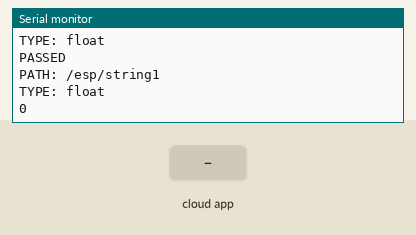
A sketch run on a simulated ESP8266 (NodeMCU). Parts: the last lines printed to the serial monitor. The test bench sets the inputs (shaded band). WiFi joins after 1.5 s; servers stay silent unless stated; the Firebase database answers and starts empty.

Above: at 2.7 s.
2.8 s: the phone or cloud app sets int1 to 1
At 3.59 s:
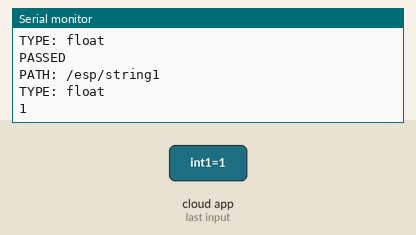
4.3 s: the phone or cloud app sets float1 to 25
At 4.71 s:
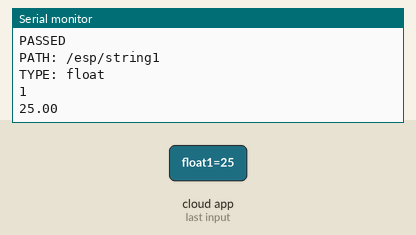
5.8 s: the phone or cloud app sets float1 to 50
At 6.51 s:
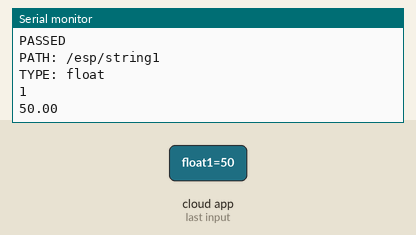
Timing chart, 0 to 8.8 s (numbered marks = the images above; inputs shaded):
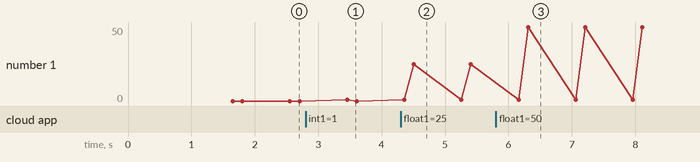

Measured:
- after the input at 2.8 s, the serial monitor: prints a new line after 0.66 s (image 1)
- after the input at 4.3 s, the serial monitor: prints a new line after 0.21 s (image 2)
- after the input at 5.8 s, the serial monitor: prints a new line after 0.51 s (image 3)
- plotted number 1: 0 → 25 after the input at 4.3 s, 25 → 50 after the input at 5.8 s

The sketch:

firebasegetset.ino
```cpp
#include <Arduino.h>
#if defined(ESP32)
  #include <WiFi.h>
#elif defined(ESP8266)
  #include <ESP8266WiFi.h>
#endif
#include <Firebase_ESP_Client.h>

//Provide the token generation process info.
#include "addons/TokenHelper.h"
//Provide the RTDB payload printing info and other helper functions.
#include "addons/RTDBHelper.h"

// Insert your network credentials
#define WIFI_SSID "DSU" //26585-Multi-03233414511 //Connectify-me
#define WIFI_PASSWORD "Learnforlife@99" //Najeeb4455 // 11223344

// Insert Firebase project API Key
#define API_KEY "AIzaSyBCeg8TP8-V3stw3aKVG_LyINaM-fOarnk"

// Insert RTDB URLefine the RTDB URL */
#define DATABASE_URL "https://spring-bonfire-316807-default-rtdb.firebaseio.com/"

//Define Firebase Data object
FirebaseData fbdo;

FirebaseAuth auth;
FirebaseConfig config;

unsigned long sendDataPrevMillis = 0;
int intValue=0;
int count=0;
float floatValue;
String stringValue;
bool signupOK = false;

void setup() {
  Serial.begin(115200);
  WiFi.begin(WIFI_SSID, WIFI_PASSWORD);
  Serial.print("Connecting to Wi-Fi");
  while (WiFi.status() != WL_CONNECTED) {
    Serial.print(".");
    delay(300);
  }
  Serial.println();
  Serial.print("Connected with IP: ");
  Serial.println(WiFi.localIP());
  Serial.println();

  /* Assign the api key (required) */
  config.api_key = API_KEY;

  /* Assign the RTDB URL (required) */
  config.database_url = DATABASE_URL;

  /* Sign up */
  if (Firebase.signUp(&config, &auth, "", "")) {
    Serial.println("ok");
    signupOK = true;
  }
  else {
    Serial.printf("%s\n", config.signer.signupError.message.c_str());
  }

  /* Assign the callback function for the long running token generation task */
  config.token_status_callback = tokenStatusCallback; //see addons/TokenHelper.h

  Firebase.begin(&config, &auth);
  Firebase.reconnectWiFi(true);
}

void loop()
{
  if (Firebase.ready() && signupOK && (millis() - sendDataPrevMillis > 15000 || sendDataPrevMillis == 0))
  {sendDataPrevMillis = millis();}
  getfirebase();
  setfirebase();
}

void getfirebase()
{
    if (Firebase.RTDB.getInt(&fbdo, "/esp/int1")) {if (fbdo.dataType() == "int")
    {intValue = fbdo.intData();Serial.println(intValue);}}
    else {Serial.println(fbdo.errorReason());}

    if (Firebase.RTDB.getFloat(&fbdo, "/esp/float1")) {if (fbdo.dataType() == "float")
    {floatValue = fbdo.floatData();Serial.println(floatValue);}}
    else {Serial.println(fbdo.errorReason());}

    if (Firebase.RTDB.getFloat(&fbdo, "/esp/string1")) {if (fbdo.dataType() == "string")
    {stringValue = fbdo.stringData();Serial.println(stringValue);}}
    else {Serial.println(fbdo.errorReason());}
}

void setfirebase()
{
    if (Firebase.RTDB.setInt(&fbdo, "esp/int2", count)){Serial.println("PASSED");
      Serial.println("PATH: " + fbdo.dataPath());Serial.println("TYPE: " + fbdo.dataType());}
    else {Serial.println("FAILED");Serial.println("REASON: " + fbdo.errorReason());}
    count++;

    if (Firebase.RTDB.setFloat(&fbdo, "esp/float2", 0.01 + count)){Serial.println("PASSED");
      Serial.println("PATH: " + fbdo.dataPath());Serial.println("TYPE: " + fbdo.dataType());}
    else {Serial.println("FAILED");Serial.println("REASON: " + fbdo.errorReason());}

    if (Firebase.RTDB.setString(&fbdo, "esp/string2", "esp testing")){Serial.println("PASSED");
      Serial.println("PATH: " + fbdo.dataPath());Serial.println("TYPE: " + fbdo.dataType());}
    else {Serial.println("FAILED");Serial.println("REASON: " + fbdo.errorReason());}
}
```
